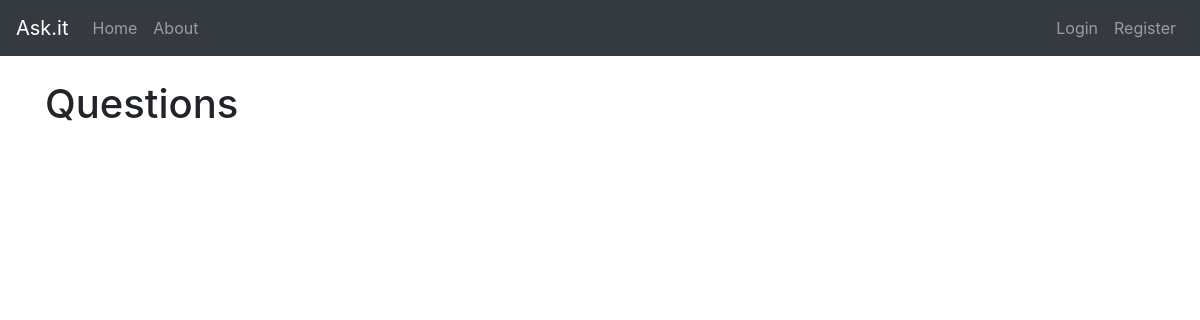
Before: / with the older database file.
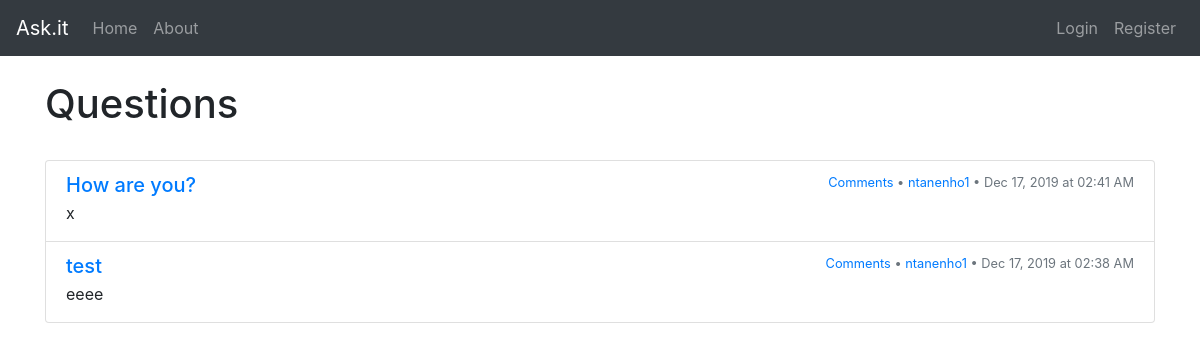
After: the same page with the newer database file.
### flask_app/models.py (models this page shows, shortened)
class Question(db.Model):
    id = db.Column(db.Integer, primary_key=True)
    question = db.Column(db.Text, nullable=False)
    details = db.Column(db.Text, nullable=False)
    date = db.Column(db.DateTime, nullable=False, default=datetime.now)
    user_id = db.Column(db.Integer, db.ForeignKey("user.id"), nullable=False)
    answers = db.relationship("Answer", backref="question", lazy=True)

class User(db.Model, UserMixin):
    id = db.Column(db.Integer, primary_key=True)
    username = db.Column(db.String(30), unique=True, nullable=False)
    email = db.Column(db.String(120), unique=True, nullable=False)
    password = db.Column(db.String(60), nullable=False)
    confirmed = db.Column(db.Boolean, nullable=False, default=False)
    otp_secret = db.Column(db.String(16), nullable=False)
    questions = db.relationship("Question", backref="author", lazy=True)
    answers = db.relationship("Answer", backref="author", lazy=True)
    comments = db.relationship("Comment", backref="author", lazy=True)

### flask_app/main/routes.py (the view)
@main.route("/")
def index():
    questions = Question.query.all()[::-1]
    return render_template("index.html", title="Home", questions=questions)

### flask_app/templates/index.html (shortened to what this page needs)
{% extends "base.html" %}
{% block content %}
<br><div class="page-header">
    <div class="float-left">
      <h1>Questions</h1>
    </div>
     <div class="clearfix"></div>
</div><br>
<div class="list-group">
    {% for question in questions %}
    <div class="list-group-item">
        <div class="d-flex w-100 justify-content-between">
            <a href={{ url_for('questions.question_detail', question_id=question.id) }}>
                <h5 class="mb-1">{{ question.question }}</h5>
            </a>
            <small class="text-muted"><a href={{ url_for('questions.question_detail', question_id=question.id) }}>Comments</a>
				• <a href={{ url_for('main.user_detail', username=question.author.username) }}>{{ question.author.username }}</a>
                • {{ question.date.strftime('%b %d, %Y at %I:%M %p') }}</small>
		</div>
		<p class="mb-1">{{ question.details }}</p>
	</div>
    {% endfor %}
</div>
{% endblock %}

### flask_app/templates/base.html (shortened to what this page needs)
<html lang="en">
<head>
    <link rel="stylesheet" href="https://stackpath.bootstrapcdn.com/bootstrap/4.3.1/css/bootstrap.min.css"
>
    <link rel="stylesheet" href={{ url_for('static', filename='css/custom.css') }}>
</head>
<body>
    <header>
        <nav class="navbar navbar-expand-md navbar-dark bg-dark">
            <a class="navbar-brand" href={{ url_for('main.index' )}}>Ask.it</a>
            <div class="collapse navbar-collapse" id="navbarToggle">
                <ul class="nav navbar-nav mr-auto">
                    <li class="nav-item">
                        <a href={{ url_for('main.index') }} class="nav-link">Home</a>
                    </li>
                    <li class="nav-item">
                        <a href={{ url_for('main.about') }} class="nav-link">About</a>
                    </li>
                </ul>
                {% if current_user.is_authenticated %}
                <ul class="nav navbar-nav ml-auto justify-content-end">
                    <li class="nav-item">
                        <a href={{ url_for('main.user_detail', username=current_user.username) }} class="nav-link">Logged in as: <b>{{ current_user.username }}</b></a>
                    </li>
                    <li class="nav-item">
                        <a href={{ url_for('questions.ask_question') }} class="nav-link">Ask a Question!</a>
                    </li>
                    <li class="nav-item">
                        <a href={{ url_for('users.account' )}} class="nav-link">My Account</a>
                    </li>
                    <li class="nav-item">
                        <a href={{ url_for('users.logout' )}} class="nav-link">Logout</a>
                    </li>
                </ul>
                {% else %}
                <ul class="nav navbar-nav ml-auto justify-content-end">
                    <li class="nav-item">
                        <a href={{ url_for('users.login' )}} class="nav-link">Login</a>
                    </li>
                    <li class="nav-item">
                        <a href={{ url_for('users.register' )}} class="nav-link">Register</a>
                    </li>
                </ul>
                {% endif %}
            </div>
        </nav>
    </header>
    <main class="container">
        <div class="row">
            <div class="col-md-12">
                {% block content %}{% endblock %}
            </div>
        </div>
    </main>
</body>
</html>

### flask_app/static/custom.css (style rules this page uses)
ul { list-style-position: inside; padding-left: 0; }

Changed rows visible on the page:
added Question: question "How are you?", author.username "ntanenho1", date "Dec 17, 2019 at 02:41 AM", details "x"
added Question: question "test", author.username "ntanenho1", date "Dec 17, 2019 at 02:38 AM", details "eeee"
